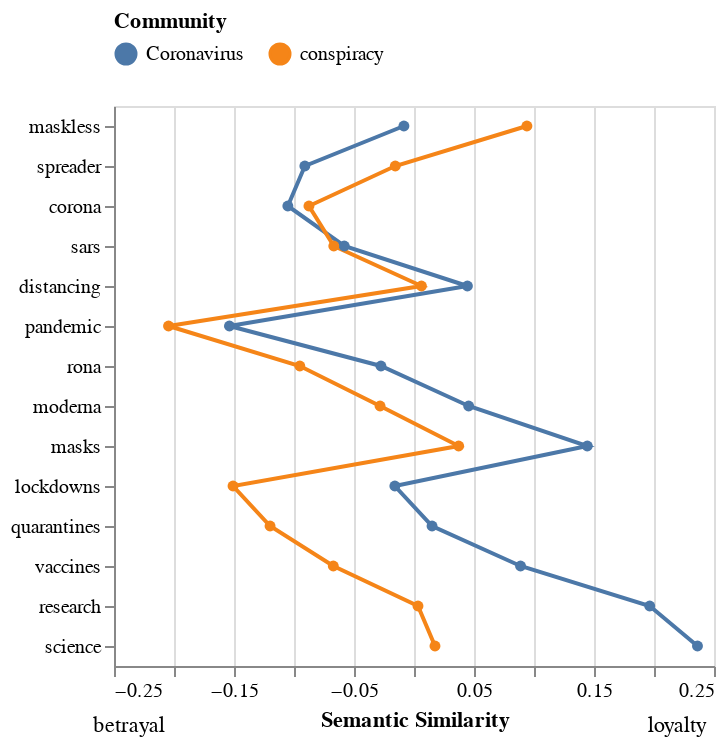

The notebook cell saved with this chart:
### Markdown cell above
moral-based dimension: *loyalty* vs *betrayal*

### Code cell
pole_words = ['loyalty', 'betrayal']

proj_sims = get_axis_sims(lexs, models, pole_words, k=10)
proj_sims = aggregate_proj_sims(proj_sims)
proj_sims_melted = proj_sims.melt(id_vars=['lex', 'SimDiff'], var_name='model', value_name='SemSim')
sem_axis_evaluative_plot = plot_sem_axis(proj_sims_melted,  pole_words)
sem_axis_evaluative_plot

### Figure 1 — Vega-Lite specification as saved in the notebook (floating-point values rounded to 4 significant figures)
{"config": {"view": {"continuousWidth": 300, "continuousHeight": 300}}, "layer": [{"mark": {"type": "line", "point": true}, "encoding": {"color": {"field": "model", "legend": {"orient": "top", "title": "Community"}, "type": "nominal"}, "x": {"field": "SemSim", "title": "Semantic Similarity", "type": "quantitative"}, "y": {"field": "lex", "sort": {"field": "SimDiff"}, "title": "", "type": "nominal"}}}, {"mark": {"type": "text", "color": "black", "dx": -20, "dy": 170}, "encoding": {"text": {"value": "betrayal"}, "x": {"aggregate": "min", "field": "SemSim", "title": "", "type": "quantitative"}}}, {"mark": {"type": "text", "color": "black", "dx": -10, "dy": 170}, "encoding": {"text": {"value": "loyalty"}, "x": {"aggregate": "max", "field": "SemSim", "title": "", "type": "quantitative"}}}], "data": {"name": "data-635930f11531182c81bc8557af3746f6"}, "$schema": "https://vega.github.io/schema/vega-lite/v5.16.3.json", "datasets": {"data-635930f11531182c81bc8557af3746f6": [{"lex": "science", "SimDiff": 0.2187, "model": "Coronavirus", "SemSim": 0.2362}, {"lex": "research", "SimDiff": 0.1931, "model": "Coronavirus", "SemSim": 0.1964}, {"lex": "vaccines", "SimDiff": 0.156, "model": "Coronavirus", "SemSim": 0.08878}, {"lex": "quarantines", "SimDiff": 0.135, "model": "Coronavirus", "SemSim": 0.01505}, {"lex": "lockdowns", "SimDiff": 0.1349, "model": "Coronavirus", "SemSim": -0.01594}, {"lex": "masks", "SimDiff": 0.1072, "model": "Coronavirus", "SemSim": 0.1444}, {"lex": "moderna", "SimDiff": 0.07382, "model": "Coronavirus", "SemSim": 0.04555}, {"lex": "rona", "SimDiff": 0.06761, "model": "Coronavirus", "SemSim": -0.02755}, {"lex": "pandemic", "SimDiff": 0.05075, "model": "Coronavirus", "SemSim": -0.1538}, {"lex": "distancing", "SimDiff": 0.03832, "model": "Coronavirus", "SemSim": 0.0445}, {"lex": "sars", "SimDiff": 0.008718, "model": "Coronavirus", "SemSim": -0.05811}, {"lex": "corona", "SimDiff": -0.01758, "model": "Coronavirus", "SemSim": -0.1051}, {"lex": "spreader", "SimDiff": -0.07534, "model": "Coronavirus", "SemSim": -0.09095}, {"lex": "maskless", "SimDiff": -0.1025, "model": "Coronavirus", "SemSim": -0.008417}, {"lex": "science", "SimDiff": 0.2187, "model": "conspiracy", "SemSim": 0.0175}, {"lex": "research", "SimDiff": 0.1931, "model": "conspiracy", "SemSim": 0.003308}, {"lex": "vaccines", "SimDiff": 0.156, "model": "conspiracy", "SemSim": -0.06725}, {"lex": "quarantines", "SimDiff": 0.135, "model": "conspiracy", "SemSim": -0.12}, {"lex": "lockdowns", "SimDiff": 0.1349, "model": "conspiracy", "SemSim": -0.1508}, {"lex": "masks", "SimDiff": 0.1072, "model": "conspiracy", "SemSim": 0.03721}, {"lex": "moderna", "SimDiff": 0.07382, "model": "conspiracy", "SemSim": -0.02827}, {"lex": "rona", "SimDiff": 0.06761, "model": "conspiracy", "SemSim": -0.09516}, {"lex": "pandemic", "SimDiff": 0.05075, "model": "conspiracy", "SemSim": -0.2045}, {"lex": "distancing", "SimDiff": 0.03832, "model": "conspiracy", "SemSim": 0.006187}, {"lex": "sars", "SimDiff": 0.008718, "model": "conspiracy", "SemSim": -0.06683}, {"lex": "corona", "SimDiff": -0.01758, "model": "conspiracy", "SemSim": -0.08754}, {"lex": "spreader", "SimDiff": -0.07534, "model": "conspiracy", "SemSim": -0.0156}, {"lex": "maskless", "SimDiff": -0.1025, "model": "conspiracy", "SemSim": 0.09408}]}}
